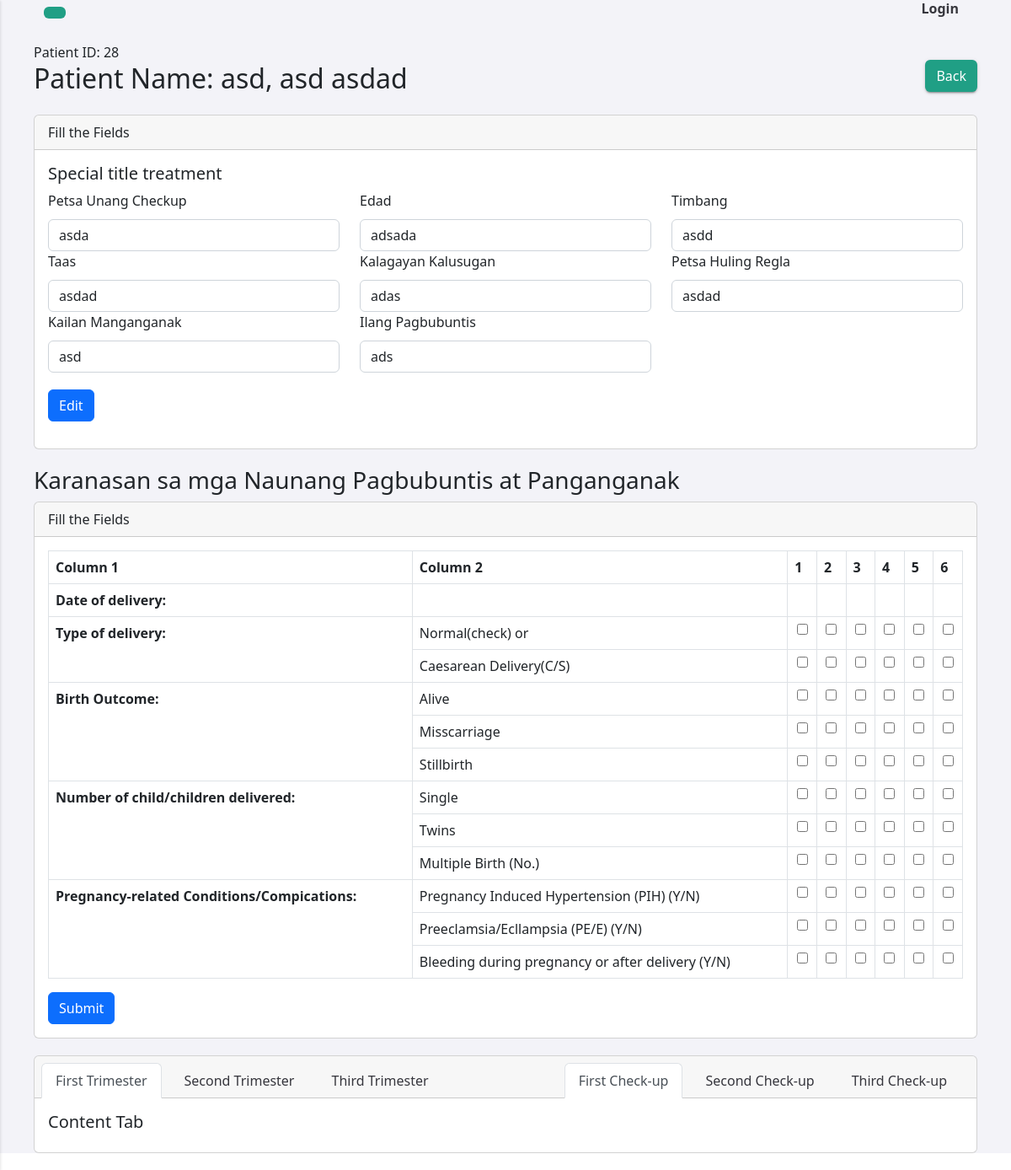
/add_prenatal.php?id=28 (signed in), run on an earlier commit of the app's database.
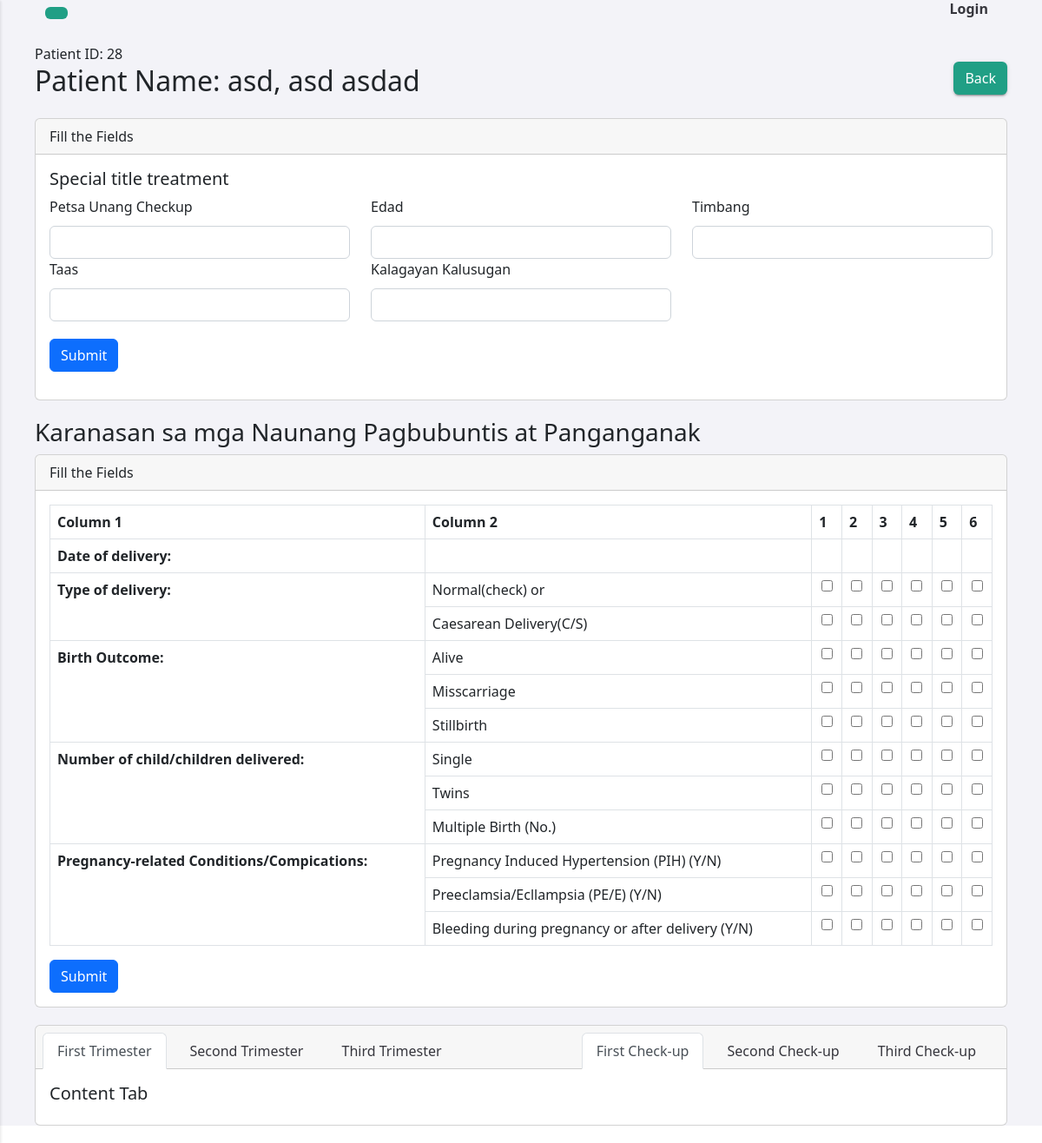
And on a later commit of the database.
### tables this page shows
CREATE TABLE `patients_details` (
  `patients_details_id` int(11) NOT NULL,
  `petsa_unang_checkup` varchar(255) NOT NULL,
  `edad` varchar(255) NOT NULL,
  `timbang` varchar(255) NOT NULL,
  `taas` varchar(255) NOT NULL,
  `kalagayan_kalusugan` varchar(255) NOT NULL,
  `patients_id` int(11) NOT NULL
);

CREATE TABLE `patients` (
  `id` int(11) NOT NULL,
  `fname` varchar(255) NOT NULL,
  `mname` varchar(255) NOT NULL,
  `lname` varchar(255) NOT NULL,
  `contact` varchar(255) NOT NULL,
  `address` text NOT NULL,
  `fclt_id` int(11) NOT NULL
);

### includes/prenatal_functions.inc.php (called while the page is built, shortened)
<?php
function getPatientDetails($conn, $patientID) {
    $query = "SELECT patients.id, patients_details.* FROM patients LEFT JOIN patients_details ON patients.id = patients_details.patients_id WHERE id = $patientID";
    $result = mysqli_query($conn, $query);
    $row = mysqli_fetch_assoc($result);
    return $row;
}

### add_prenatal.php (the view, shortened to what the changed rows need)
<head>
    <link rel="stylesheet" href="https://cdnjs.cloudflare.com/ajax/libs/bootstrap-datepicker/1.9.0/css/bootstrap-datepicker.min.css">
</head>
<?php
include_once 'header.php';
include 'db_conn.php';
include_once 'includes/prenatal_functions.inc.php';
if (isset($_GET['id'])) {
  $patientID = $_GET['id'];
$row = getPatientDetails($conn, $patientID);
$columnNames = ($row) ? array_keys($row) : [];
  $sql = "SELECT * FROM patients LEFT JOIN patients_details ON patients.id = patients_details.patients_id WHERE patients.id = ?";
  $stmt = mysqli_stmt_init($conn);
  if (!mysqli_stmt_prepare($stmt, $sql)) {
      die("Statement preparation failed: " . mysqli_error($conn));
  }
  mysqli_stmt_bind_param($stmt, "i", $patientID);
  mysqli_stmt_execute($stmt);
  $result = mysqli_stmt_get_result($stmt);
  if ($row = mysqli_fetch_assoc($result)) {
      echo "Patient ID: " . $row['id'] . "<br>";
  } else {
      echo "Patient not found.";
  }
} else {
  echo "Invalid patient ID.";
}
?>
<div class="firstSec">
    <div class="head">
        <?php
        if ($row) {
            echo '<h2 class="mb-4"> Patient Name: ' . $row['lname'] . ', ' . $row['fname'] . ' ' . $row['mname'] . '</h2> ';
        }
        ?>
        <a href="prenatal.php"><button type="button" class="right-button btn">Back</button></a>
    </div>
    <div class="card">
        <div class="card-body" id= "firstSecCard">
            <form id="patients_details">
                <div class="row">
                <?php
                $hasData = false;
                foreach ($columnNames as $columnName) {
                    if ($columnName != 'patients_id' && $columnName != 'patients_details_id' && $columnName != 'id') {
                        $label = ucwords(str_replace('_', ' ', $columnName));
                        $value = ($row ? $row[$columnName] : '');
                        if (!empty($value)) {
                            $hasData = true;
                        }
                        $readonly = $hasData ? 'readonly' : '';
                        if ($columnName == 'petsa_unang_checkup') {
                            echo '<div class="form-group col-sm-12 col-md-6 col-lg-4">
                            <label for="datepicker">' . $label . '</label>
                                <div class="input-group">
                                    <input type="text" id="datepicker" class="form-control"
                                    value="' . $value . '" name="' . $columnName . '" ' . $readonly . '>
                                </div>
                            </div>';
                            continue;
                        }
                        echo '<div class="col-sm-12 col-md-6 col-lg-4">
                            <label for="' . $columnName . '">' . $label . '</label>
                            <input type="text" class="form-control" id="' . $columnName . '"
                            value="' . $value . '" name="' . $columnName . '" ' . $readonly . '>
                        </div>';
                          }
                      }
                      ?>
                </div>
                <?php
                if (!$hasData) {
                    echo '<button type="submit" class="btn btn-primary" id="submitBtn" name="submit" style="margin-top:20px">Submit</button>';
                }else{
                  echo '<button class="btn btn-primary" id="editBtn" style="margin-top:20px">Edit</button>';
                }
                ?>
            </form>
        </div>
    </div>
<div class="secodSec">
<div class="card">
  <div class="card-body">
  <table class="table table-bordered">
    <thead>
      <tr>
        <th scope="col">Column 1</th>
        <th scope="col">Column 2</th>
        <th scope="col">1</th>
        <th scope="col">2</th>
        <th scope="col">3</th>
        <th scope="col">4</th>
        <th scope="col">5</th>
        <th scope="col">6</th>
      </tr>
    </thead>
    <tbody>
    <tr>
        <th>Date of delivery:</th>
      </tr>
      <tr>
        <th rowspan="2">Type of delivery:</th>
      </tr>
      <tr>
        <th rowspan="3">Birth Outcome:</th>
      </tr>
      <tr>
        <th rowspan="3">Number of child/children delivered:</th>
      </tr>
      <tr>
        <th rowspan="3">Pregnancy-related Conditions/Compications:</th>
      </tr>
    </tbody>
  </table>
  </div>
</div>
</div>
</div>
<div class="thirdSec" id="thirdSec">
    </div>
    <?php
include_once 'footer.php'
?>

What changed in the data, as far as the page shows it:
removed patients_details: patients "28", patients.lname "asd", patients.fname "asd", patients.mname "asdad", petsa_unang_checkup "asda", edad "adsada", timbang "asdd", taas "asdad", kalagayan_kalusugan "adas", petsa_huling_regla "asdad", kailan_manganganak "asd", ilang_pagbubuntis "ads"
now on this page (row unchanged): patients: id "28", lname "asd", fname "asd", mname "asdad"
Also different on the page:
text no longer shown: "Edit"
text now shown: "Submit"
list line gone: "Petsa Huling Regla"
list line gone: "Kailan Manganganak"
list line gone: "Ilang Pagbubuntis"
